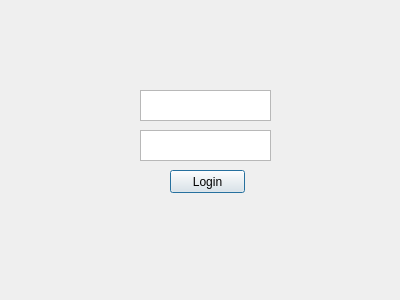
<?xml version="1.0" encoding="UTF-8"?>
<ui version="4.0">
 <class>login</class>
 <widget class="QDialog" name="login">
  <property name="geometry">
   <rect>
    <x>0</x>
    <y>0</y>
    <width>400</width>
    <height>300</height>
   </rect>
  </property>
  <property name="windowTitle">
   <string>Dialog</string>
  </property>
  <widget class="QPlainTextEdit" name="userPassword">
   <property name="geometry">
    <rect>
     <x>140</x>
     <y>130</y>
     <width>131</width>
     <height>31</height>
    </rect>
   </property>
  </widget>
  <widget class="QPlainTextEdit" name="userName">
   <property name="geometry">
    <rect>
     <x>140</x>
     <y>90</y>
     <width>131</width>
     <height>31</height>
    </rect>
   </property>
  </widget>
  <widget class="QPushButton" name="loginB">
   <property name="geometry">
    <rect>
     <x>170</x>
     <y>170</y>
     <width>75</width>
     <height>23</height>
    </rect>
   </property>
   <property name="text">
    <string>Login</string>
   </property>
  </widget>
  <widget class="QLabel" name="verifyLogin">
   <property name="geometry">
    <rect>
     <x>170</x>
     <y>55</y>
     <width>71</width>
     <height>21</height>
    </rect>
   </property>
   <property name="text">
    <string/>
   </property>
  </widget>
 </widget>
 <resources/>
 <connections/>
</ui>
